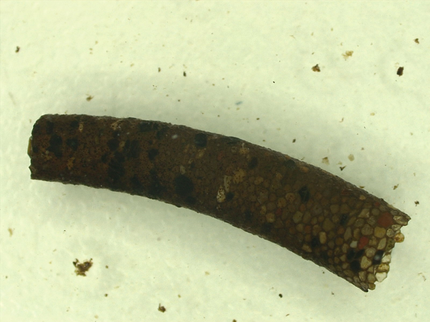
#> input picture data/raw/Sericostomatidae sp/CPH-Sericostomatidae sp.-2233-t.png, 430 x 322 px, shrunk from 600 x 450 before the run; the run also reads 1 picture not shown here
$ python main.py
#> lines starting #> are read from the running program, lines starting #| are printed output that depends on the picture
### src/services/dataset_indexer.py
#Scans the raw dataset directory and builds a structured pandas DataFrame
#where each row represents one indexed macroinvertebrate image.

from pathlib import Path

import cv2
import pandas as pd

from src.config import RAW_DATA_DIR, SUPPORTED_EXTENSIONS

class DatasetIndexer:
    """Scan the dataset folder and build a tabular image index.

    The indexer walks the raw data directory recursively and uses each
    image's parent folder name as its class label. This means your dataset
    inside data/raw/ should be organised as one subfolder per class, e.g.:

        data/raw/
        |-- mayfly/
        |   |-- img001.jpg
        |-- stonefly/
        |   |-- img002.jpg

    Attributes:
        data_dir: Path to the raw dataset directory.
    """

    def __init__(self, data_dir: Path = RAW_DATA_DIR) -> None:
        self.data_dir = data_dir

    def build_dataframe(self) -> pd.DataFrame:
        """Scan the dataset and return one row per valid image.

        Each row contains the file path, class label, width, height,
        and number of channels for one image.

        Returns:
            A pandas DataFrame with columns:
            file_path, label, width, height, channels.

        Raises:
            FileNotFoundError: If the dataset directory does not exist.
        """
        if not self.data_dir.exists():
            raise FileNotFoundError(
                f"Dataset directory not found: {self.data_dir}\n"
                "Make sure Google Drive is mounted and the path in config.py is correct."
            )

        records = []
        skipped = 0

        for file_path in self.data_dir.rglob("*"):
            if file_path.suffix.lower() not in SUPPORTED_EXTENSIONS:
                continue

            image = cv2.imread(str(file_path))

            if image is None:
                skipped += 1
                continue

            height, width = image.shape[:2]
            channels = image.shape[2] if len(image.shape) == 3 else 1
            label = file_path.parent.name

            records.append(
                {
                    "file_path": str(file_path),
                    "label": label,
                    "width": width,
                    "height": height,
                    "channels": channels,
                }
            )

        if skipped > 0:
            print(f"Warning: {skipped} file(s) could not be read and were skipped.")

        print(f"Indexed {len(records)} images across the dataset.")
        return pd.DataFrame(records)

### src/services/eda_service.py
#Generates and saves exploratory data analysis outputs for the indexed macroinvertebrate image dataset.

from pathlib import Path

import matplotlib.pyplot as plt
import pandas as pd
import seaborn as sns

class EDAService:
    """Generate and save EDA outputs for the indexed image dataset.
    Attributes:
        dataframe:  The indexed image DataFrame from DatasetIndexer.
        output_dir: Directory where all EDA outputs will be saved.
    """

    def __init__(self, dataframe: pd.DataFrame, output_dir: Path) -> None:
        self.dataframe = dataframe
        self.output_dir = output_dir
        self.output_dir.mkdir(parents=True, exist_ok=True)

    def save_class_distribution(self) -> None:
        """Save a bar chart showing the number of images per class."""
        order = self.dataframe["label"].value_counts().index

        plt.figure(figsize=(14, 6))
        sns.countplot(data=self.dataframe, x="label", order=order, palette="viridis")
        plt.xticks(rotation=45, ha="right")
        plt.title("Macroinvertebrate Images per Class", fontsize=14)
        plt.xlabel("Class")
        plt.ylabel("Image Count")
        plt.tight_layout()
        plt.savefig(self.output_dir / "class_distribution.png")
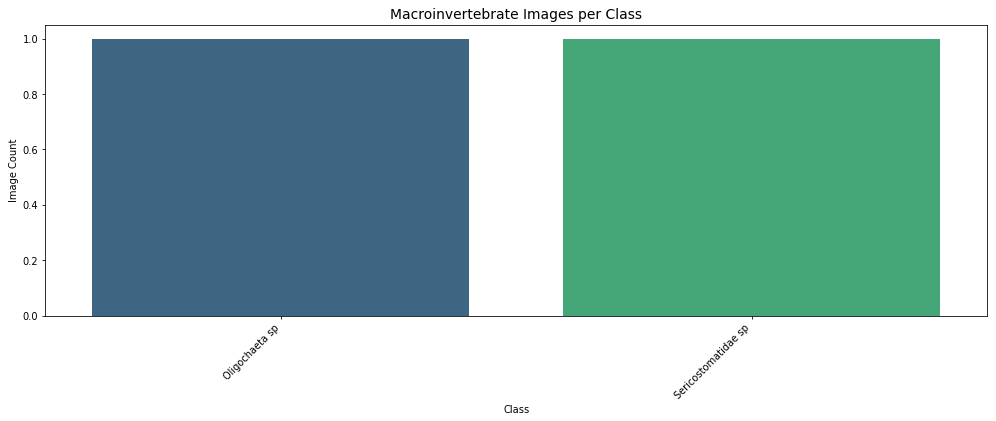
#> figure drawn by matplotlib, 1 panel
        plt.close()
        print("Saved: class_distribution.png")

    def save_image_size_distribution(self) -> None:
        """Save width and height distribution histograms side by side."""
        fig, axes = plt.subplots(1, 2, figsize=(12, 5))

        sns.histplot(self.dataframe["width"], bins=20, ax=axes[0], color="steelblue")
        sns.histplot(self.dataframe["height"], bins=20, ax=axes[1], color="coral")

        axes[0].set_title("Image Width Distribution")
        axes[1].set_title("Image Height Distribution")
        axes[0].set_xlabel("Width (px)")
        axes[1].set_xlabel("Height (px)")

        plt.tight_layout()
        plt.savefig(self.output_dir / "image_size_distribution.png")
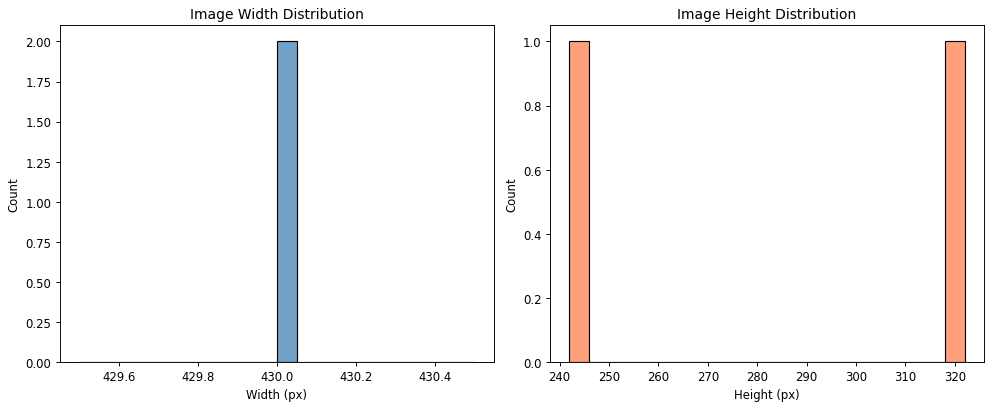
#> figure drawn by matplotlib, 2 panels; panel 1: tallest bar 2 high, from x = 430 to 430.1
        plt.close()
        print("Saved: image_size_distribution.png")

    def save_class_imbalance_chart(self) -> None:
        """Save a horizontal bar chart to make class imbalance easy to spot."""
        counts = self.dataframe["label"].value_counts()

        plt.figure(figsize=(10, 8))
        counts.plot(kind="barh", color="mediumseagreen")
        plt.title("Class Imbalance Overview", fontsize=14)
        plt.xlabel("Image Count")
        plt.ylabel("Class")
        plt.tight_layout()
        plt.savefig(self.output_dir / "class_imbalance.png")
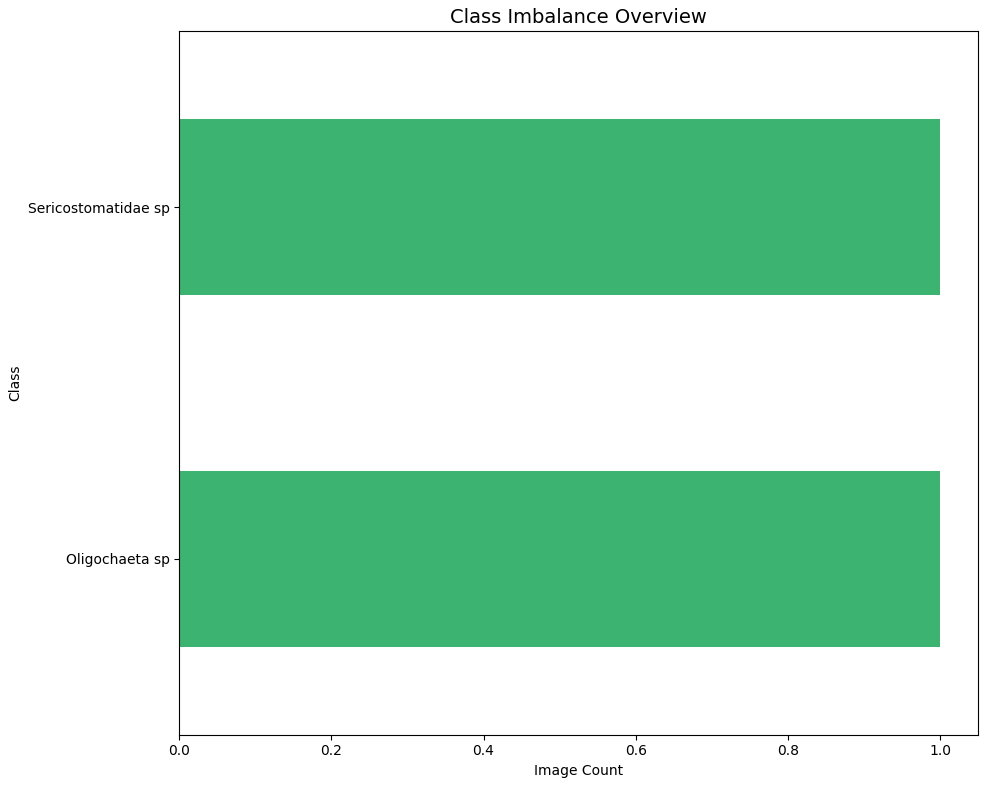
#> figure drawn by matplotlib, 1 panel
        plt.close()
        print("Saved: class_imbalance.png")

    def save_channel_distribution(self) -> None:
        """Save a count plot showing how many images are RGB vs grayscale."""
        plt.figure(figsize=(6, 4))
        sns.countplot(data=self.dataframe, x="channels", palette="Set2")
        plt.title("Image Channel Distribution (1=Grayscale, 3=RGB)")
        plt.xlabel("Channels")
        plt.ylabel("Count")
        plt.tight_layout()
        plt.savefig(self.output_dir / "channel_distribution.png")
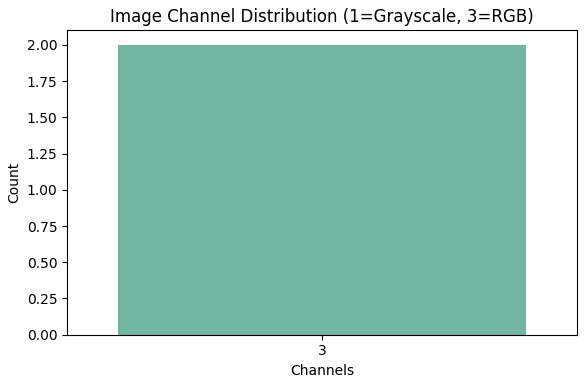
#> figure drawn by matplotlib, 1 panel
        plt.close()
        print("Saved: channel_distribution.png")

    def build_summary(self) -> dict:
        """Return key dataset summary statistics as a dictionary.

        Returns:
            A dict containing total image count, class count,
            mean width, and mean height.
        """
        summary = {
            "total_images": int(len(self.dataframe)),
            "total_classes": int(self.dataframe["label"].nunique()),
            "mean_width": round(float(self.dataframe["width"].mean()), 2),
            "mean_height": round(float(self.dataframe["height"].mean()), 2),
            "min_width": int(self.dataframe["width"].min()),
            "max_width": int(self.dataframe["width"].max()),
            "min_height": int(self.dataframe["height"].min()),
            "max_height": int(self.dataframe["height"].max()),
        }
        return summary

    def print_summary(self) -> None:
        """Print a formatted dataset summary to the console."""
        summary = self.build_summary()
        print("\n── Dataset Summary ──────────────────────────")
        for key, value in summary.items():
            print(f"  {key:<20}: {value}")
        print("─────────────────────────────────────────────\n")

    def run_all(self) -> None:
        """Generate and save all EDA outputs in one call."""
        self.save_class_distribution()
        self.save_image_size_distribution()
        self.save_class_imbalance_chart()
        self.save_channel_distribution()
        self.print_summary()
        print("All EDA outputs saved.")

### src/utils/plotting.py
#Utility functions for generating visual outputs during EDA.

from pathlib import Path

import cv2
import matplotlib.pyplot as plt
import pandas as pd

def save_sample_grid(
    dataframe: pd.DataFrame,
    output_path: Path,
    sample_count: int = 9,
) -> None:
    """Save a grid of randomly sampled images for quick visual inspection.

    Args:
        dataframe:    The indexed image DataFrame from DatasetIndexer.
        output_path:  Full path (including filename) to save the grid image.
        sample_count: Number of images to include in the grid. Defaults to 9.
    """
#> called with sample_count = 9
    sample_df = dataframe.sample(
        min(sample_count, len(dataframe)), random_state=42
    )

    cols = 3
    rows = -(-len(sample_df) // cols)  # Ceiling division

    fig, axes = plt.subplots(rows, cols, figsize=(cols * 4, rows * 4))
    axes = axes.flat

    for ax, (_, row) in zip(axes, sample_df.iterrows()):
        image = cv2.imread(row["file_path"])
#> image is the input picture: shape (322, 430, 3); mean B, G, R 150.3, 187.7, 181.4
        if image is None:
            ax.axis("off")
            continue
        image = cv2.cvtColor(image, cv2.COLOR_BGR2RGB)
        ax.imshow(image)
        ax.set_title(row["label"], fontsize=9)
        ax.axis("off")

    # Turn off any leftover empty axes
    for ax in axes:
        ax.axis("off")

    plt.suptitle("Sample Images from Dataset", fontsize=13, y=1.01)
    plt.tight_layout()
    plt.savefig(output_path, bbox_inches="tight")
    plt.close()
    print(f"Saved: {output_path.name}")


def save_class_sample_grid(
    dataframe: pd.DataFrame,
    output_path: Path,
    samples_per_class: int = 3,
) -> None:
    """Save a grid showing a few sample images from every class.

    Useful for spotting visual differences between species at a glance.

    Args:
        dataframe:         The indexed image DataFrame from DatasetIndexer.
        output_path:       Full path (including filename) to save the grid.
        samples_per_class: How many images to show per class. Defaults to 3.
    """
#> called with samples_per_class = 3
    classes = dataframe["label"].unique()
    cols = samples_per_class
    rows = len(classes)

    fig, axes = plt.subplots(rows, cols, figsize=(cols * 3, rows * 3))

    # Ensure axes is always 2D even if only one class
    if rows == 1:
        axes = [axes]

    for row_idx, label in enumerate(classes):
        class_df = dataframe[dataframe["label"] == label].sample(
            min(samples_per_class, len(dataframe[dataframe["label"] == label])),
            random_state=42,
        )
        for col_idx in range(cols):
            ax = axes[row_idx][col_idx]
            if col_idx < len(class_df):
                image = cv2.imread(class_df.iloc[col_idx]["file_path"])
                if image is not None:
                    image = cv2.cvtColor(image, cv2.COLOR_BGR2RGB)
                    ax.imshow(image)
                    if col_idx == 0:
                        ax.set_ylabel(label, fontsize=8, rotation=0, labelpad=60)
            ax.axis("off")

    plt.suptitle("Sample Images per Class", fontsize=13, y=1.01)
    plt.tight_layout()
    plt.savefig(output_path, bbox_inches="tight")
    plt.close()
    print(f"Saved: {output_path.name}")

### src/main.py
from pathlib import Path

from src.config import EDA_OUTPUT_DIR, RAW_DATA_DIR
from src.services.dataset_indexer import DatasetIndexer
from src.services.eda_service import EDAService
from src.utils.plotting import save_sample_grid, save_class_sample_grid

def main() -> None:
    """Run the full Stage 1 EDA pipeline."""

    # Create output directory if it doesn't exist yet
    EDA_OUTPUT_DIR.mkdir(parents=True, exist_ok=True)

    # ── Step 1: Index the dataset
    print("Indexing dataset...")
    indexer = DatasetIndexer(data_dir=RAW_DATA_DIR)
    dataframe = indexer.build_dataframe()

    if dataframe.empty:
        print("No images found. Check that your dataset path is correct.")
        return

    # ── Step 2: Run EDA
    print("\nRunning EDA...")
    eda = EDAService(dataframe=dataframe, output_dir=EDA_OUTPUT_DIR)
    eda.run_all()

    # ── Step 3: Save sample image grids
    print("\nGenerating sample image grids...")
    save_sample_grid(
        dataframe=dataframe,
        output_path=EDA_OUTPUT_DIR / "sample_grid.png",
        sample_count=9,
    )
    save_class_sample_grid(
        dataframe=dataframe,
        output_path=EDA_OUTPUT_DIR / "class_sample_grid.png",
        samples_per_class=3,
    )

    print("\nStage 1 EDA complete. All outputs saved to:", EDA_OUTPUT_DIR)

if __name__ == "__main__":
    main()
